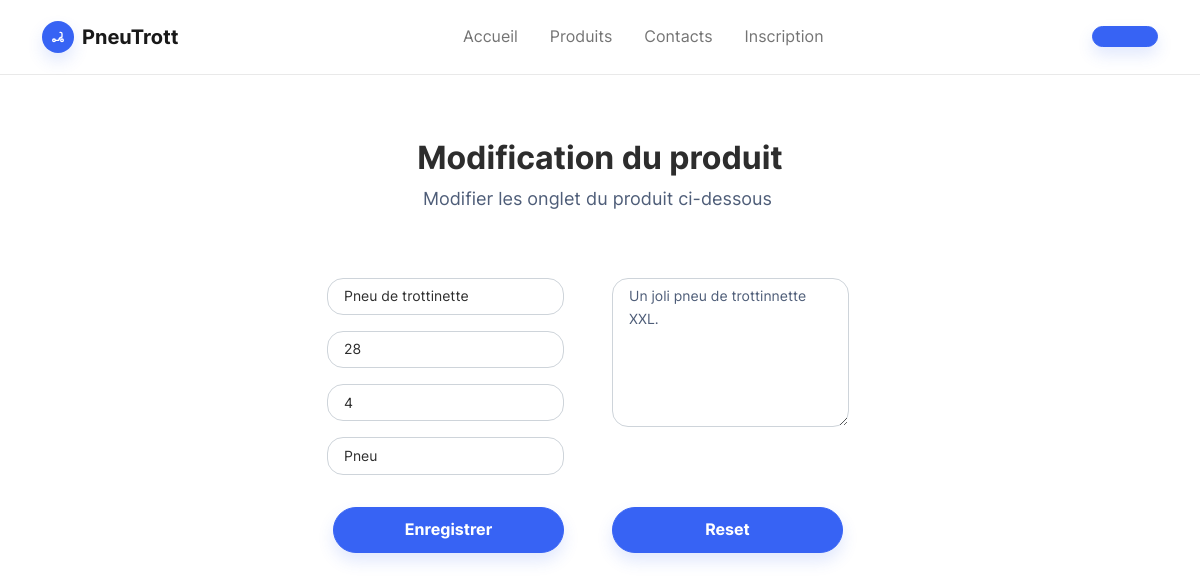
Page /ajouterProduitDetail.php?idProduit=3 on the committed database.
### tables this page shows
CREATE TABLE IF NOT EXISTS `produit` (
  `PRO_ID` int(11) NOT NULL AUTO_INCREMENT,
  `CAT_ID` int(11) NOT NULL,
  `PRO_NOM` varchar(50) NOT NULL,
  `PRO_DESC` varchar(50) NOT NULL,
  `PRO_PRIXUNITAIRE` float NOT NULL,
  `PRO_IMAGE` varchar(500) NOT NULL,
  `PRO_QTESTOCK` int(4) NOT NULL,
  `PRO_VISIBLE` int(11) DEFAULT NULL,
  PRIMARY KEY (`PRO_ID`),
  KEY `CAT_ID` (`CAT_ID`)
);

### ajouterProduitDetail.php (the view, shortened to what this page needs)
<?php
require_once('./php/fonction.php');
$bdd = getConnexion();
$sqlQuery = 'SELECT * FROM produit WHERE PRO_ID = :idProduit';
$req = $bdd->prepare($sqlQuery);
$req->execute([
    'idProduit' => $_GET['idProduit'],
]);
$produits = $req->fetchAll();
$produit = $produits[0];
$sqlQuery = "SELECT CAT_ID, CAT_NOM FROM categorie";
$req = $bdd->prepare($sqlQuery);
$req->execute();
$cats = $req->fetchAll();
?>
<!DOCTYPE html>
<html lang="en">
<head>
    <link rel="stylesheet" href="assets/bootstrap/css/bootstrap.min.css">
    <link rel="stylesheet" href="assets/css/Inter.css">
    <link rel="stylesheet" href="assets/css/untitled.css">
</head>
<body style="/*background: url(" design.jpg");*/background-position: 0 -60px;">
    <form action="donnees_produit_maj_process.php" method="post">
        <nav class="navbar navbar-light navbar-expand-md sticky-top navbar-shrink py-3" id="mainNav">
            <div class="container"><a class="navbar-brand d-flex align-items-center" href="index.php"><span class="bs-icon-sm bs-icon-circle bs-icon-primary shadow d-flex justify-content-center align-items-center me-2 bs-icon"></span><span>PneuTrott</span></a>
                <div class="collapse navbar-collapse" id="navcol-1">
                    <ul class="navbar-nav mx-auto">
                        <li class="nav-item"><a class="nav-link" href="index.php">Accueil</a></li>
                        <li class="nav-item"><a class="nav-link" href="produits.php">Produits</a></li>
                        <li class="nav-item"><a class="nav-link" href="contacts.php">Contacts</a></li>
                        <?php
                        if (!isset($_SESSION['user'])) {
                        ?>
                            <li class="nav-item"><a class="nav-link " href="inscription.php">Inscription</a></li>
                        <?php } elseif ($data['PER_TYPE'] = 0) { ?>
                            <li class="nav-item"><a class="nav-link active" href="monProfil.php">Mon profil</a></li>
                        <?php
                        } else {
                        ?>
                            <li class="nav-item"><a class="nav-link active" href="admin.php">Admin</a></li>
                        <?php
                        }
                        ?>
                    </ul><a class="btn btn-primary shadow" role="button" href=<?= $lienConnexion; ?>><?= $connexion; ?></a>
                </div>
            </div>
        </nav>
        <section class="py-5">
            <div class="container py-5">
                <div class="row mb-5">
                    <div class="col-md-8 col-xl-6 text-center mx-auto">
                        <h2 class="fw-bold">Modification du produit</h2>
                        <p class="text-muted w-lg-50">Modifier les onglet du produit ci-dessous&nbsp;</p>
                    </div>
                </div>
                <div class="row justify-content-center">
                    <div class="col-sm-4 col-md-3 text-center text-lg-start d-flex flex-column item" style="padding-right: 36px;">
                        <div class="mb-3"><input class="form-control form-control-sm" type="text" name="nom" id="nom" value="<?= htmlspecialchars($produit['PRO_NOM']) ?>"></div>
                        <ul class="list-unstyled">
                            <div class="mb-3"><input class="form-control form-control-sm" type="float" name="prixUnitaire" id="prixUnitaire" value="<?= htmlspecialchars($produit['PRO_PRIXUNITAIRE']) ?>"></div>
                            <ul class="list-unstyled">
                                <div class="mb-3"><input class="form-control form-control-sm" type="number" name="qtestock" id="qtestock" value="<?= htmlspecialchars($produit['PRO_QTESTOCK']) ?>"></div>
                                <ul class="list-unstyled">
                                    <div class="mb-3">
                                        <select class="form-control form-control-sm" type="text" name="categorie" id="categorie" placeholder="Categorie">
                                            <?php
                                            foreach ($cats as $cat) { ?>
                                                <option value="<?php echo ($cat['CAT_ID']); ?>"><?php echo ($cat['CAT_NOM']); ?></option>
                                            <?php
                                            }
                                            ?>
                                        </select>
                                    </div>
                    </div>
                    <div class="col-sm-4 col-md-3 text-center text-lg-start d-flex flex-column item" style="padding-right: 36px;">
                        <div class="mb-3"><textarea class="form-control form-control-sm" id="message-1" name="descriptionProduit" rows="6" id="descriptionProduit" placeholder="<?= htmlspecialchars($produit['PRO_DESC']) ?>"></textarea>
                        </div>
                    </div>
                    <div class="row justify-content-center">
                        <div class="col-sm-4 col-md-3 text-center text-lg-start d-flex flex-column item" style="padding-right: 36px;">
                            <input class="btn btn-primary shadow" type="submit" name="ajout" value="Enregistrer"></a>
                        </div>
                        <div class="col-sm-4 col-md-3 text-center text-lg-start d-flex flex-column item" style="padding-right: 36px;">
                            <input class="btn btn-primary shadow" type="reset"></input>
                        </div>

### assets/css/untitled.css (style rules this page uses)
p { color: #3763f4; font-size: 18px; }

### rows in the picture
produit: nom "Pneu de trottinette", prixUnitaire "28", qtestock "4", descriptionProduit "Un joli pneu de trottinnette XXL."

### other values in the picture
form field categorie "Pneu"
